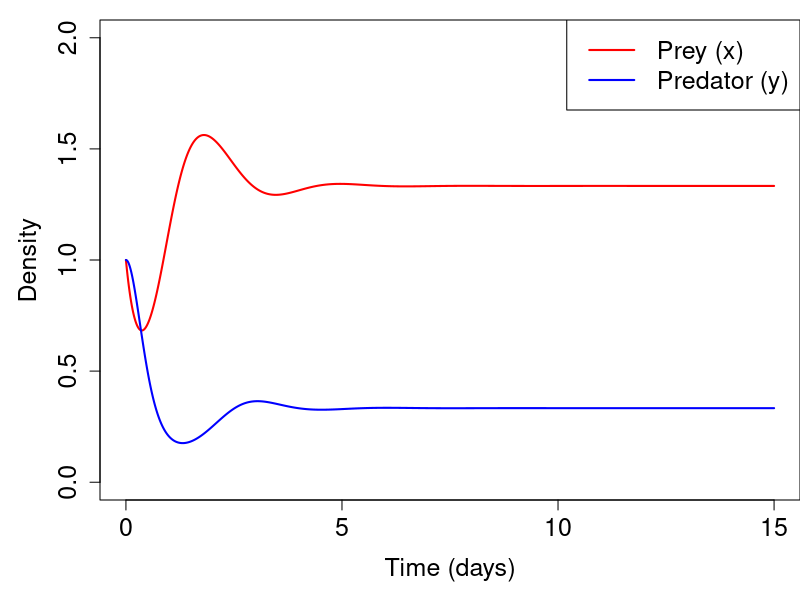
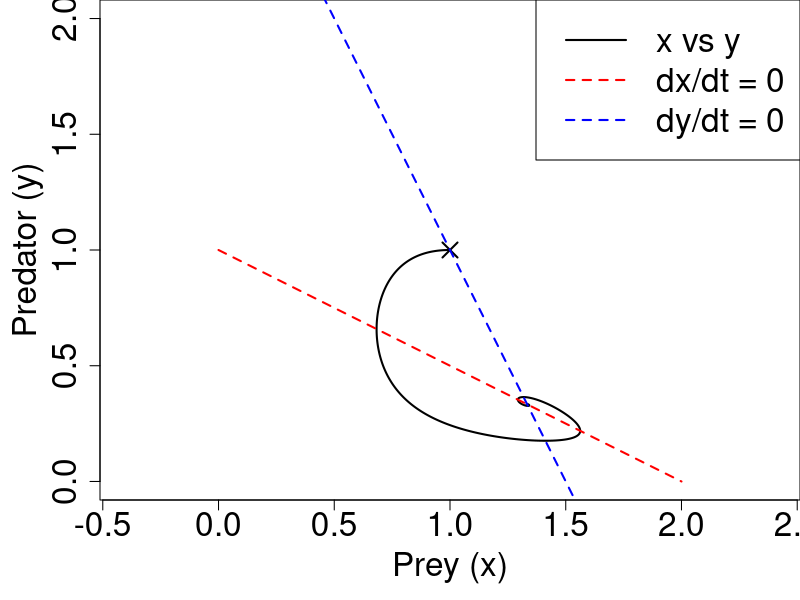

Source code (R) for these figures, in order:
## ---- chunk 1
#| fig-align: center
#| fig-height: 4

par(mar = c(5, 5, 1, 0))
dt <- 0.001
a <- c(4, -2, -4, -6, 2, 4)
x1 <- 1
y1 <- 1
nmax <- 15001

x <- rep(0, nmax)
y <- rep(0, nmax)
x[1] <- x1
y[1] <- y1
for (n in 1:(nmax-1)) {
  x[n+1] <- x[n] + dt * (x[n] * (a[1] + a[2] * x[n] + a[3] * y[n]))
  y[n+1] <- y[n] + dt * (y[n] * (a[4] + a[5] * y[n] + a[6] * x[n]))
}

plot(seq(0, 15, by = dt), x, type = "l", lwd = 2, col = "red",
     xlab = "Time (days)", ylab = "Density",
     cex.lab = 1.5, cex.axis = 1.5,
     xlim = c(0, 15), ylim = c(0, 2))
lines(seq(0, 15, by = dt), y, lwd = 2, col = "blue")
legend("topright", legend = c("Prey (x)", "Predator (y)"),
       col = c("red", "blue"), lwd = 2, cex = 1.5)
## ---- chunk 2
#| fig-asp: 1
#| fig-width: 6.2
#| fig-align: center

par(mar = c(5, 5, 0, 0))
plot(x, y, type = "l", lwd = 2,
     xlab = "Prey (x)", ylab = "Predator (y)",
     cex.lab = 2, cex.axis = 2,
     xlim = c(0, 2), ylim = c(0, 2), asp = 1)
x.nc <- seq(0, 2, length.out = 100)
points(x1, y1, pch = 4, lwd = 2, cex = 2)
lines(x.nc, -(a[1] + a[2] * x.nc) / a[3], lwd = 2, lty = 2, col = "red")
lines(x.nc, -(a[4] + a[6] * x.nc) / a[5], lwd = 2, lty = 2, col = "blue")
legend("topright", legend = c("x vs y","dx/dt = 0", "dy/dt = 0"),
       col = c("black","red", "blue"), lwd = 2, lty = c(1, 2, 2),
       cex = 2)
